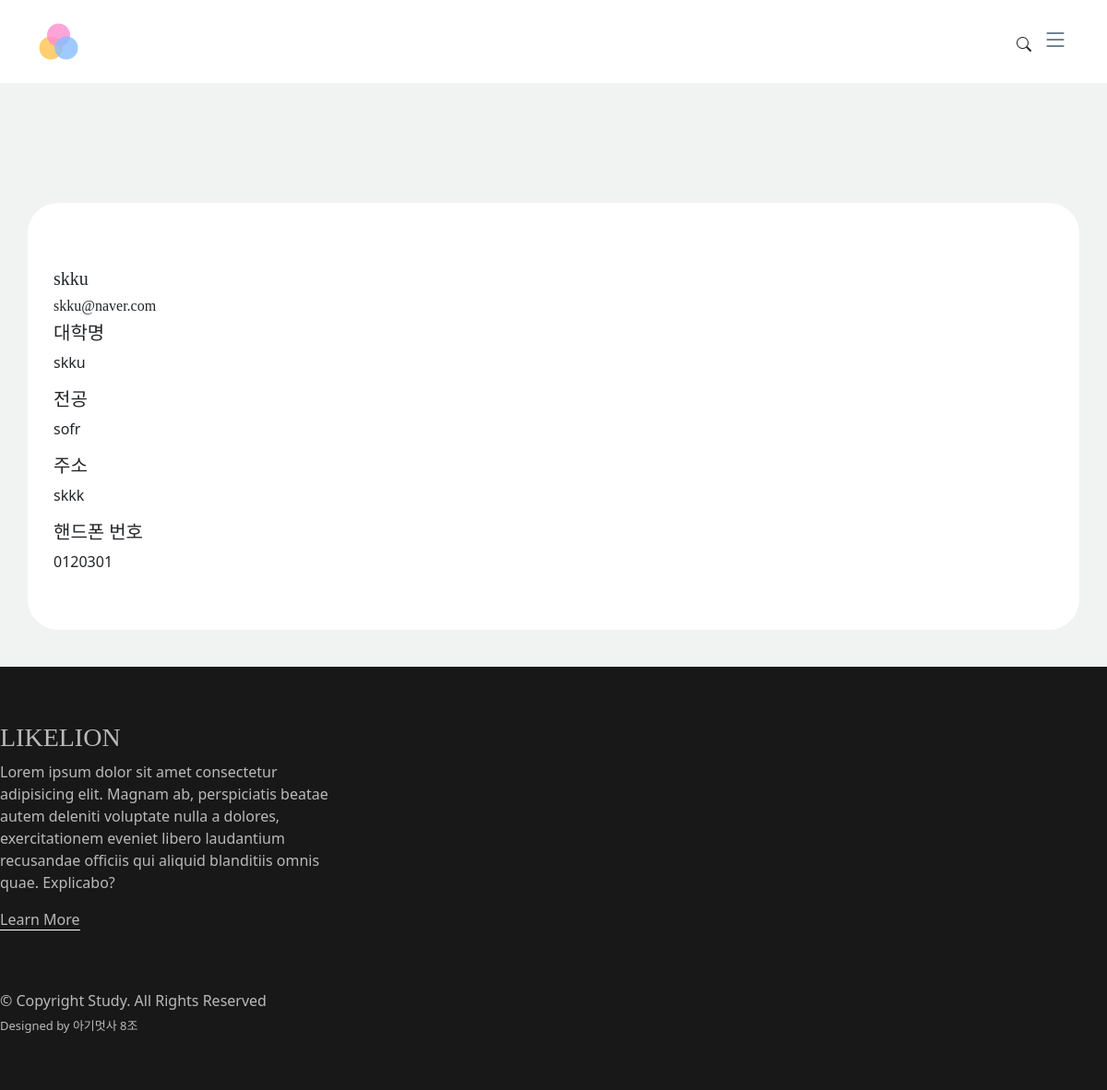
Page /showprofile/ (signed in) on the earlier database version.
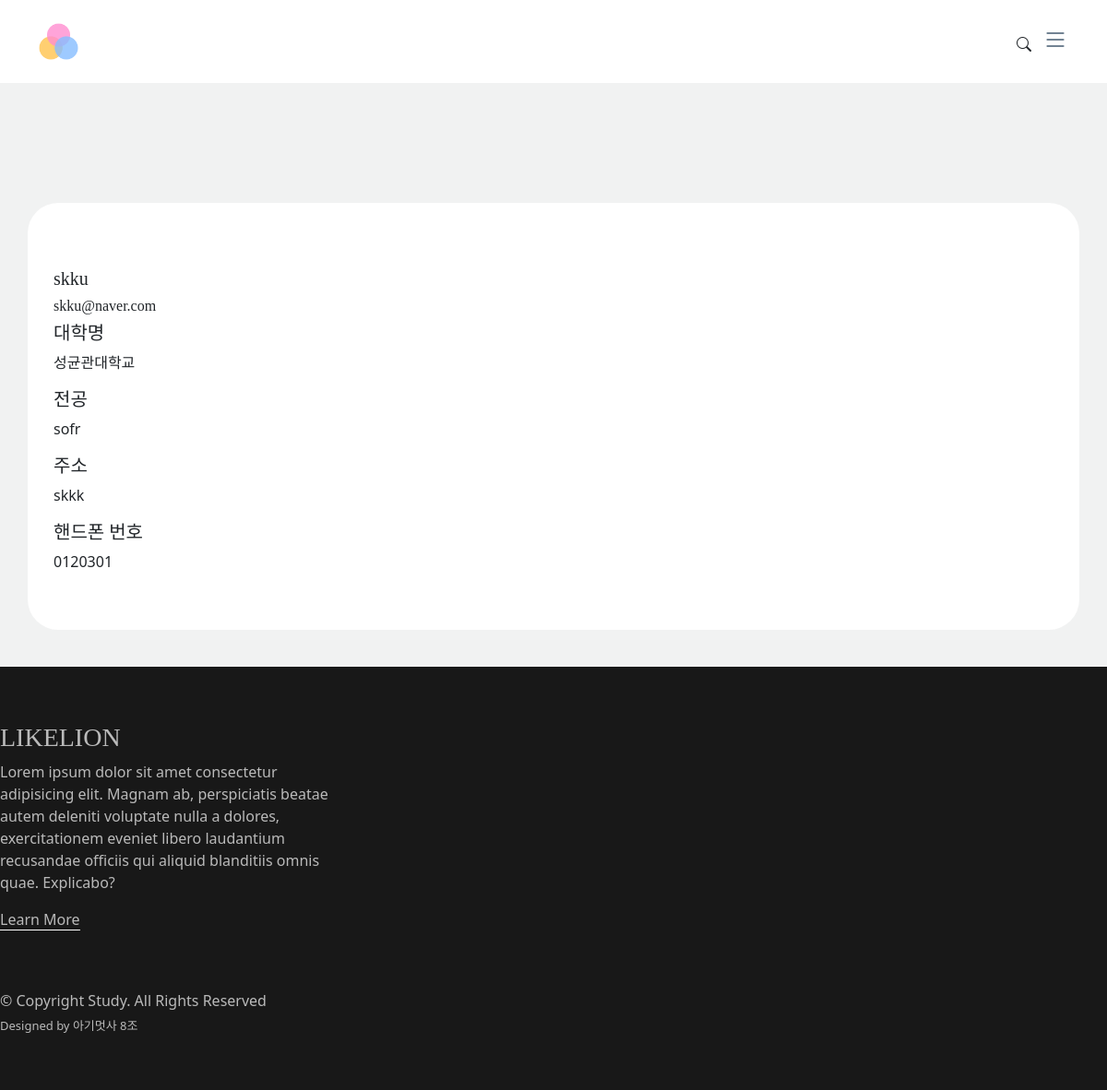
Same page on the later database version.
### MainApp/models.py (models this page shows, shortened)
class User(AbstractBaseUser):
    position_choices=[
        (True, True),
        (False, False),
    ]
    username    = models.CharField(max_length=30, unique=True)
    name        = models.CharField(max_length=40, null=False, blank=False)
    email       = models.EmailField(verbose_name='email', max_length=60, unique=True)
    create_dt = models.DateTimeField(verbose_name='date joined', auto_now_add=True)
    last_login  = models.DateTimeField(verbose_name='last login', auto_now=True)
    is_admin    = models.BooleanField(default=False)
    is_active   = models.BooleanField(default=True)
    university = models.CharField(verbose_name='대학명', max_length=100)
    major = models.CharField(verbose_name='전공', max_length=100)
    address = models.CharField(verbose_name='주소', max_length=100)
    phone_number = models.CharField(verbose_name='핸드폰 번호', max_length=100)
    is_student = models.BooleanField(choices = position_choices,default=False)
    is_looking_job = models.BooleanField(choices = position_choices,default=False)
    is_headhunter = models.BooleanField(choices = position_choices,default=False)
    object = UserManager()  # 헬퍼 클래스 사용
    USERNAME_FIELD = 'email'  # 로그인 ID로 사용할 필드
    REQUIRED_FIELDS = ['username','name','university', 'major', 'address','phone_number', 'is_student','is_looking_job','is_headhunter'] # 필수 작성 필드

### MainApp/views.py (the view)
# urls.py: path('showprofile/', views.showprofile, name ='showprofile'),
def showprofile(request):
    return render(request, 'showprofile.html')

### MainApp/templates/showprofile.html (shortened to what this page needs)
{% extends 'base.html' %}
{% load static %}
{% block content %}
  <main id="main">
    <section class="single-post-content">
      <div class="container" data-aos="fade-up">
          <div class="row gutters">
            <div class="col-xl-3 col-lg-3 col-md-12 col-sm-12 col-12">
            <div class="h-100">
              <div class="card-body">
                <div class="account-settings">
                  <div class="user-profile">
                    <div class="user-avatar">
                    </div>
                    <h5 class="user-name">{{user.username }}</h5>
                    <h6 class="user-email">{{user.email }}</h6>
                  </div>
                  <div class="about">
                    <h5>대학명</h5>
                    <p>{{user.university }}</p>
                    <h5>전공</h5>
                    <p>{{user.major }}</p>
                    <h5>주소</h5>
                    <p>{{user.address }}</p>
                    <h5>핸드폰 번호</h5>
                    <p>{{user.phone_number }}</p>
                  </div>
                </div>
              </div>
            </div>
            </div>
          </div>
      </div>
    </section>
  </main>
  {% endblock %}

Differences in the rows shown:
changed User "skku": university "skku" → "성균관대학교"
